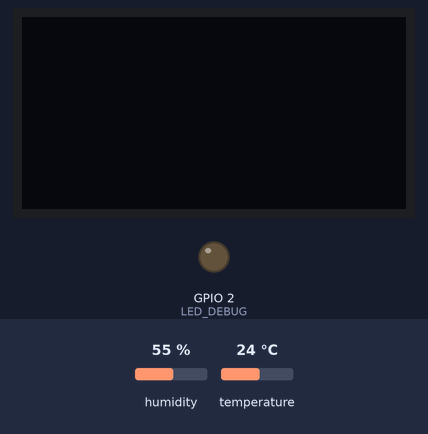
The sketch below on a simulated ESP32. Shown: 128×64 one-colour display, output pins drawn as LEDs (lit = HIGH). Dashed ring = blinking. The inputs (shaded band) are chosen by the test bench; at power-on: humidity 55 %, temperature 24 °C. WiFi joins after 1.5 s; servers stay silent unless stated; network time is answered at once with the bench clock; uploads are accepted with an empty reply; the local clock reads 2024-03-15 10:24:30 at power-on unless the sketch sets it; pins used as bus, display or sensor lines are not drawn; what the sketch prints to the serial monitor is not drawn.

Above: at 3.7 s.
3.8 s: humidity set to 22 %
At 13.4 s:
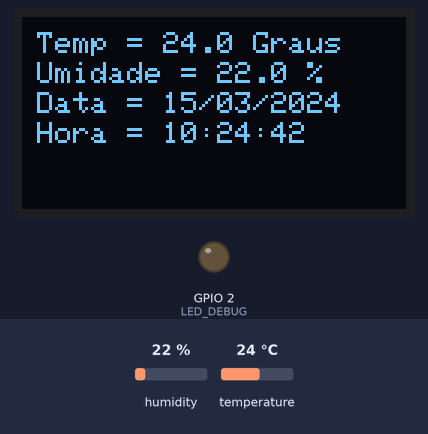
18.8 s: temperature set to 12 °C
At 22.79 s:
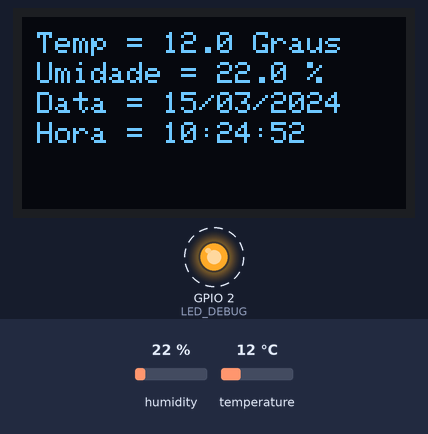
33.8 s: humidity set to 40 %
At 43.4 s:
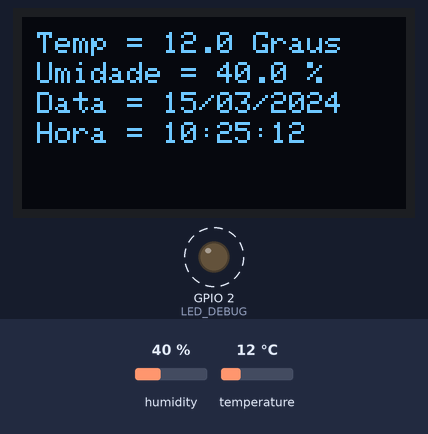
48.8 s: temperature set to 19 °C
At 53.9 s:
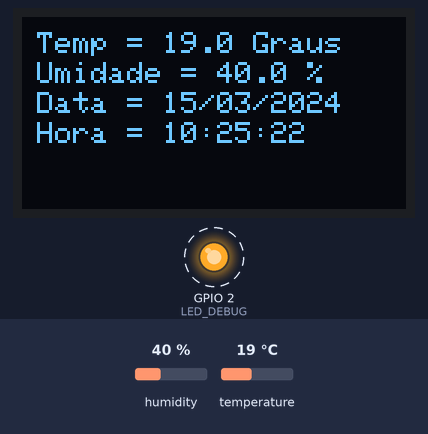
Timing chart, 0 to 64.8 s (numbered marks = the images above; inputs shaded):
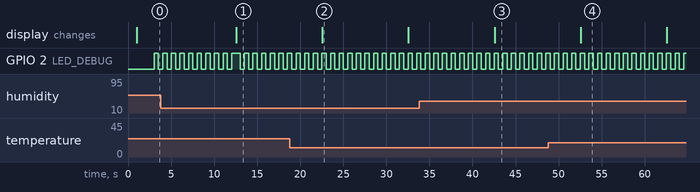

Measured:
- after the input at 3.8 s, the display: changes after 8.8 s (image 1)
- after the input at 33.8 s, the display: changes after 8.8 s (image 3)
- by itself, GPIO 2 (LED_DEBUG): alternates HIGH for 0.50 s and LOW for 0.50 s

The sketch:

Tarefa_final.ino
```cpp
#include <esp_task_wdt.h>

#include <SPI.h>
#include <Wire.h>

#define SSD1306_NO_SPLASH

#include <Adafruit_GFX.h>
#include <Adafruit_SSD1306.h>

#include <WiFi.h>
#include <HTTPClient.h> //Biblioteca para acessar como cliente
//Fork da biblioteca NTPClient -> https://github.com/taranais/NTPClient
#include <NTPClient.h>

#include "DHT.h"

//#define DHTTYPE DHT11   // DHT 11
#define DHTTYPE DHT22   // DHT 22  (AM2302), AM2321
//#define DHTTYPE DHT21   // DHT 21 (AM2301)

#define DEBUG_SERIAL
#define SSID_NAME         "SSID"
#define SSID_PASSWORD     "SENHA"
#define URL_PHP_SEND      "http://192.168.0.161:41062/www/sensores.php"
#define URL_PHP_RECEIVE   "http://192.168.0.161:41062/www/controle.php"

//DECLARAÇAO DE VARIAVEIS
unsigned long int tempo_atual;   // temporizadores
unsigned long int tempo_1ms;
unsigned long int tempo_100ms;
unsigned long int tempo_500ms;

unsigned long int tempo_ADJ_ms;
unsigned long int tempo_ADJ = 10000;

String str_temperatura = "";
String str_umidade = "";
String str_data_ntp = "";
String str_hora_ntp = "";

float temperatura;
float umidade;

#define LED_DEBUG 2
#define VCC_FAKE  13     // Digital pin connected to the DHT sensor
#define DHTPIN    12     // Digital pin connected to the DHT sensor

#define SCREEN_WIDTH 128 // OLED display width, in pixels
#define SCREEN_HEIGHT 64 // OLED display height, in pixels

#define OLED_RESET     4 // Reset pin # (or -1 if sharing Arduino reset pin)

#define SCREEN_ADDRESS 0x3C //< See datasheet for Address; 0x3D for 128x64, 0x3C for 128x32

Adafruit_SSD1306 display(SCREEN_WIDTH, SCREEN_HEIGHT, &Wire, OLED_RESET);
DHT dht(DHTPIN, DHTTYPE);

WiFiUDP ntpUDP;
NTPClient timeClient(ntpUDP, "a.st1.ntp.br", -10800, 60000);

void setup() {
  // put your setup code here, to run once:
  pinMode(LED_DEBUG, OUTPUT);
  pinMode(VCC_FAKE, OUTPUT);
  digitalWrite(VCC_FAKE, HIGH);
  delay(1000);

  dht.begin();

  // SSD1306_SWITCHCAPVCC = generate display voltage from 3.3V internally
  if (!display.begin(SSD1306_SWITCHCAPVCC, SCREEN_ADDRESS)) {
    for (;;); // Don't proceed, loop forever
  }

#ifdef DEBUG_SERIAL
  Serial.begin(115200); //inicia a serial
  Serial.flush();       //limpa a serial
#endif

  WiFi.begin(SSID_NAME, SSID_PASSWORD);

  while (WiFi.status() != WL_CONNECTED) {
    delay(500);
#ifdef DEBUG_SERIAL
    Serial.print(".");
#endif
  }

#ifdef DEBUG_SERIAL
  Serial.println(">>>>>>>> CONECTOU!!!!!!!!!");
#endif

  //Habilita o watchdog configurando o timeout para 4 segundos
  esp_task_wdt_init(4, true);
  esp_task_wdt_add(NULL);

  //Inicializaçao da temporiração usando o metodo millis()
  tempo_1ms = tempo_100ms = tempo_500ms = tempo_ADJ_ms = millis();

  timeClient.begin();
}

void loop() {
  // put your main code here, to run repeatedly:

  tempo_atual = millis();

  if ((tempo_atual - tempo_1ms) >= 1) //temporizaçao a cada 100ms
  {
    tempo_1ms = millis(); //recarrega temporizador
  }

  if ((tempo_atual - tempo_100ms) >= 100) //temporizaçao a cada 100ms
  {
    tempo_100ms = millis(); //recarrega temporizador
  }

  if ((tempo_atual - tempo_500ms) >= 500) //temporizaçao a cada 500ms
  {
    tempo_500ms = millis(); //recarrega temporizador
    esp_task_wdt_reset();   //reset watchdog timer
    digitalWrite(LED_DEBUG, !digitalRead(LED_DEBUG));
  }

  if ((tempo_atual - tempo_ADJ_ms) >= tempo_ADJ) //temporizaçao a cada xx ms
  {
    tempo_ADJ_ms = millis(); //recarrega temporizador

    timeClient.update();
    str_hora_ntp = timeClient.getFormattedTime();
    str_data_ntp = timeClient.getFormattedDate();
    temperatura = dht.readTemperature();
    umidade = dht.readHumidity();

    str_temperatura = String(temperatura, 1);
    str_umidade = String(umidade, 1);

    display.clearDisplay();
    display.setTextSize(1);           // Draw 1X-scale text
    display.setCursor(5, 5);          // Start at top-left corner
    display.setTextColor(SSD1306_WHITE);
    display.print("Temp = ");
    display.print(str_temperatura);
    display.print(" Graus");

    display.setCursor(5, 15);
    display.print("Umidade = ");
    display.print(str_umidade);
    display.print(" %");

    display.setCursor(5, 25);
    display.print("Data = ");

    str_data_ntp = str_data_ntp.substring(0, str_data_ntp.indexOf('T'));

    display.print(str_data_ntp.substring(8, 10) + "/"
                + str_data_ntp.substring(5, 7) + "/"
                + str_data_ntp.substring(0, 4));

    display.setCursor(5, 35);         // Start at top-left corner
    display.print("Hora = ");
    display.print(str_hora_ntp);

    display.display();

    esp32_php_send();
    esp32_php_receive();
  }
}

//-----------------------
//       funções
//-----------------------

void esp32_php_send( void )
{
  if ((WiFi.status() == WL_CONNECTED))
  {
    HTTPClient http; //Cria o objeto ou variável http do tipo cliente
#ifdef DEBUG_SERIAL
    Serial.print("[HTTP] iniciado ...\n");
#endif

    //URL que vai enviar os dados ao Servidor (página Web sensores.php)
    String minhaURL = URL_PHP_SEND;

    //***ALTERAR ESTA LINHA  ***************  ALTERAR ESTA LINHA *************************************  ALTERAR ESTA LINHA ***************  ALTERAR ESTA LINHA **************
    //Obtenha o IP da máquina com o XAMPP

    minhaURL.concat("?data=");        //concatenando dados da variavel
    minhaURL.concat(str_data_ntp);    //concatenando os dados que desejo enviar
    minhaURL.concat("&hora=");        //concatenando dados da variavel
    minhaURL.concat(str_hora_ntp);    //concatenando os dados que desejo enviar
    minhaURL.concat("&temp=");        //concatenando dados da variavel
    minhaURL.concat(str_temperatura); //concatenando os dados que desejo enviar
    minhaURL.concat("&umid=");        //concatenando dados da variavel
    minhaURL.concat(str_umidade);     //concatenando os dados que desejo enviar

    //URL utilizada: http://IP da máquina que tem o XAMPP instalado e rodando em http://192.168.0.161:41062/www/sensores.php"
    http.begin(minhaURL);

#ifdef DEBUG_SERIAL
    Serial.print("[HTTP] realizando a requisição para a página Web sensores.php ...\n");
#endif
    // começa a  conexão com o WebService e obtem o código HTTP de resposta
    int httpCode = http.GET();
    //Se o httpCode foi respondido como positivo

    if (httpCode > 0)
    {
#ifdef DEBUG_SERIAL
      Serial.printf("[HTTP] Encontrou o Servidor. \n");
      Serial.printf("[HTTP] GET... codigo recebido: %d\n", httpCode);
      //Se Existe a PÁGINA no endereço URL o código é 200
#endif

      if (httpCode == HTTP_CODE_OK)
      {
#ifdef DEBUG_SERIAL
        String resutadoDaPaginaWeb = http.getString();//armazena o resultado do Servidor
        Serial.println("===============================================");
        Serial.println(".......... Resulado Recebido da página ........");
        Serial.println(resutadoDaPaginaWeb);
        Serial.println("********* Final do Conteudo recebido **********");
#endif
      }
    }
    else
    {
#ifdef DEBUG_SERIAL
      //erro se a página não for encontrada
      Serial.printf("[HTTP] erro: %s\n", http.errorToString(httpCode).c_str());
#endif
    }
    http.end();
  }
  else
  {
#ifdef DEBUG_SERIAL
    //se não conectar no WiFI não faz nada
    Serial.printf("[HTTP] Sem conexão Wi-Fi, reinicie o ESP32 ou verifique o nome e senha da Rede WiFi \r\n");
#endif
  }
}

void esp32_php_receive( void )
{
  if ((WiFi.status() == WL_CONNECTED)) {
    HTTPClient http; //Cria o objeto ou variável http do tipo HTTPcliente

    //URL que vai enviar os dados ao Servidor (página Web controle.php)
    String minhaURL = URL_PHP_RECEIVE;

    //***ALTERAR ESTA LINHA  ***************  ALTERAR ESTA LINHA *************************************  ALTERAR ESTA LINHA ***************  ALTERAR ESTA LINHA **************
    //Obtenha o IP da máquina com o XAMPP instalado

    //URL utilizada: http://IP da máquina que tem o XAMPP instalado e rodando em http://192.168.0.161:41062/www/controle.php
    http.begin(minhaURL);
#ifdef DEBUG_SERIAL
    Serial.print("[HTTP] realizando a requisição para a página Web controle.php ...\n");
#endif

    // começa a  conexão com o WebService e obtem o código HTTP de resposta
    int httpCode = http.GET();
    //Se o httpCode foi respondido como positivo
    if (httpCode > 0) {
#ifdef DEBUG_SERIAL
      Serial.printf("[HTTP] Encontrou o Servidor. \n");
      Serial.printf("[HTTP] GET... codigo recebido: %d\n", httpCode);
#endif
      //Se Existe a PÁGINA no endereço URL o código é 200
      if (httpCode == HTTP_CODE_OK)
      {
        String resutadoDaPaginaWeb = http.getString();//armazena o resultado da página, o que veio do servidor, experimente outras URL
        tempo_ADJ = resutadoDaPaginaWeb.toInt();
#ifdef DEBUG_SERIAL
        Serial.println("===============================================");
        Serial.println(".......... Resulado Recebido da página ........");
        Serial.println(resutadoDaPaginaWeb);
        Serial.println("********* Final do Conteudo recebido **********");
#endif
      }
    }
    else
    {
#ifdef DEBUG_SERIAL
      //erro se a página não for encontrada
      Serial.printf("[HTTP] erro: %s\n", http.errorToString(httpCode).c_str());
#endif
    }
    http.end();
  }
  else
  {
#ifdef DEBUG_SERIAL
    //se não conectar no WiFI não faz nada
    Serial.printf("[HTTP] Sem conexão Wi-Fi, reinicie o ESP32 ou verifique o nome e senha da Rede WiFi \r\n");
#endif
  }
}
```
